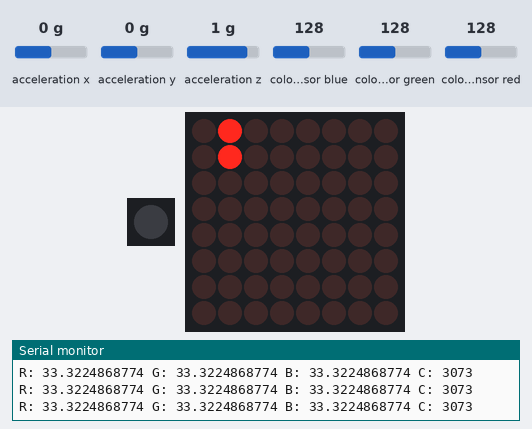
This sketch was run on a simulated Arduino Uno, built with avr-gcc and run on an emulated ATmega328P. Parts: 1 RGB LEDs in strip order, left to right, 8×8 LED matrix, the last lines printed to the serial monitor. The test bench sets the inputs (shaded band); at power-on: colour sensor blue 128, colour sensor green 128, colour sensor red 128, acceleration x 0 g, acceleration y 0 g, acceleration z 1 g. The strip is taken to match the declared colour order.

Above: at 1.28 s.
1.3 s: colour sensor blue set to 5
At 1.39 s:
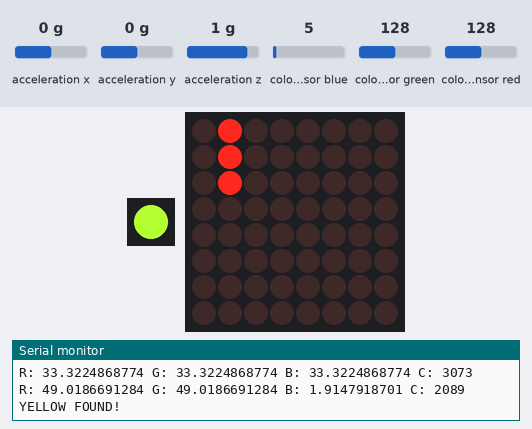
3.1 s: colour sensor green set to 191
At 4.74 s:
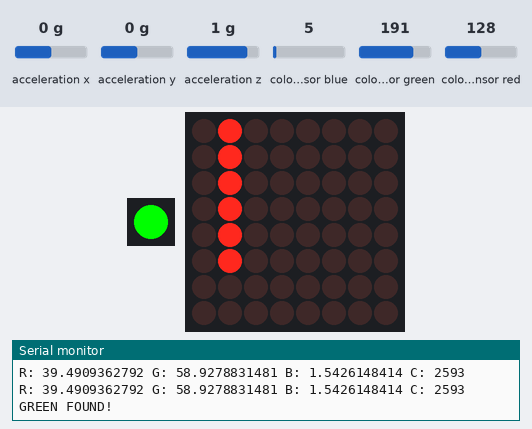
5.1 s: colour sensor blue set to 250
At 5.75 s:
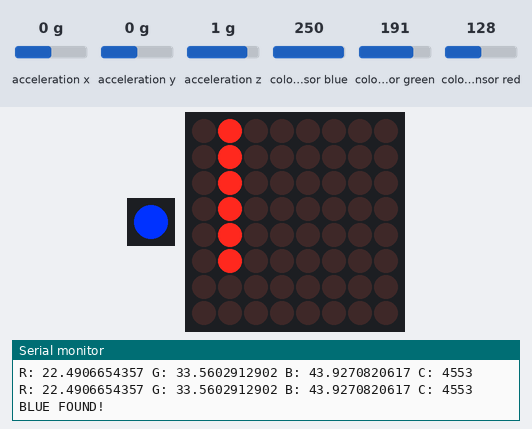
7.1 s: colour sensor red set to 191
At 7.43 s:
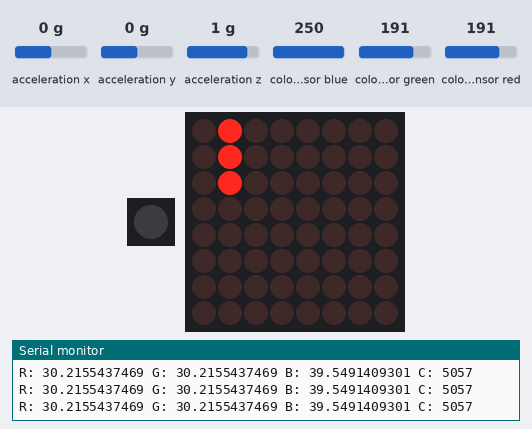
9.2 s: colour sensor red set to 250
At 9.33 s:
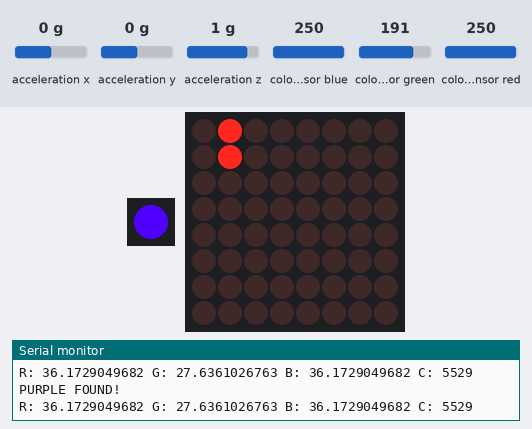
10.7 s: colour sensor blue set to 191
At 11.01 s:
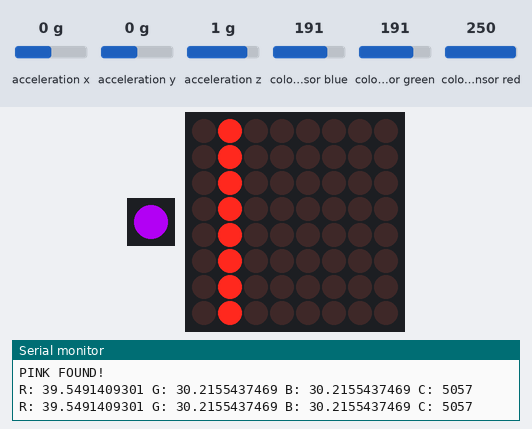
Timing chart, 0 to 13.6 s (numbered marks = the images above; inputs shaded):
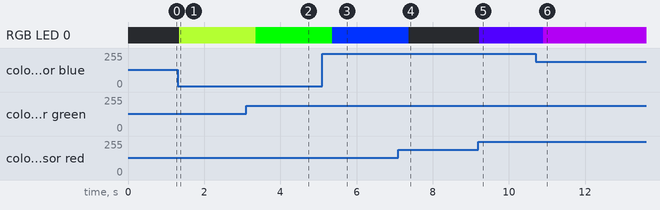

Measured:
- after the input at 1.3 s, the display: changes at once (image 1)
- after the input at 3.1 s, the display: first differs from a run without the input after 0.25 s (image 2 shows a later state)
- after the input at 5.1 s, the display: first differs from a run without the input after 0.26 s (image 3 shows a later state)
- after the input at 7.1 s, the display: first differs from a run without the input after 0.28 s (image 4)

The sketch:

Ethan_Toy_RevB.ino
```cpp
#include <Wire.h>
#include "Adafruit_TCS34725.h"
#include <Adafruit_NeoPixel.h>
#include <Adafruit_LIS3DH.h>
#include <Adafruit_Sensor.h>
#include <LedControl.h>

/* Connect NeoPixel   to digital 4
   Connect SCL        to analog 5
   Connect SDA        to analog 4
   Connect MOSI       to digital 11
   Connect SCK        to digital 13
   Connect SS         to digital 10
*/

//**********************************************
// Initialize color sensor
//**********************************************
Adafruit_TCS34725 tcs = Adafruit_TCS34725(TCS34725_INTEGRATIONTIME_700MS, TCS34725_GAIN_1X);
uint8_t objFound;
uint16_t colorTimer;
#define COLOR_TO 5

//**********************************************
// Initialize neopixel
//**********************************************
#define NEO_PIN   4
#define NUMPIXELS 1
Adafruit_NeoPixel pixels = Adafruit_NeoPixel(NUMPIXELS, NEO_PIN, NEO_RGB + NEO_KHZ800);

//**********************************************
// Initialize audio triggers
//**********************************************
#define AUD_TRIG_BLUE_PIN A0
#define AUD_TRIG_RED_PIN A1
#define AUD_TRIG_GREEN_PIN A2

//**********************************************
// Initialize accelerometer
//**********************************************
Adafruit_LIS3DH lis = Adafruit_LIS3DH();

//**********************************************
// Initialize LED Driver
//**********************************************
#define LED_MOSI_PIN 11
#define LED_SCK_PIN  13
#define LED_SS_PIN   10
LedControl lc=LedControl(LED_MOSI_PIN,LED_SCK_PIN,LED_SS_PIN,1);
uint8_t ledCnt,ledDly;

void setup(void) {

  //**********************************************
  // Setup serial port
  //**********************************************
  Serial.begin(115200);

  //**********************************************
  // Setup color sensor
  //**********************************************
  if (tcs.begin()) {
    Serial.println("Found sensor");
  } else {
    Serial.println("No TCS34725 found ... check your connections");
    while (1);
  }
  objFound = 0;
  colorTimer = COLOR_TO;

  //**********************************************
  // Setup neopixel
  //**********************************************
  pixels.begin(); // This initializes the NeoPixel library.

  //**********************************************
  // Setup audio triggers
  //**********************************************
  pinMode(AUD_TRIG_BLUE_PIN, OUTPUT);
  digitalWrite(AUD_TRIG_BLUE_PIN, HIGH);
  pinMode(AUD_TRIG_RED_PIN, OUTPUT);
  digitalWrite(AUD_TRIG_RED_PIN, HIGH);
  pinMode(AUD_TRIG_GREEN_PIN, OUTPUT);
  digitalWrite(AUD_TRIG_GREEN_PIN, HIGH);

  //**********************************************
  // Setup accelerometer
  //**********************************************
  if (! lis.begin(0x18)) {   // change this to 0x19 for alternative i2c address
    Serial.println("Couldnt start");
    while (1);
  }
  Serial.println("LIS3DH found!");
  lis.setRange(LIS3DH_RANGE_4_G);   // 2, 4, 8 or 16 G!

  //**********************************************
  // Setup LED Driver
  //**********************************************
  /*
   The MAX72XX is in power-saving mode on startup,
   we have to do a wakeup call
   */
  lc.shutdown(0,false);
  /* Set the brightness to a medium values */
  lc.setIntensity(0,8);
  /* and clear the display */
  lc.clearDisplay(0);
  ledCnt = 0;
  ledDly = 0;
}

void loop(void) {

  //**********************************************
  // Get color sensor data
  //**********************************************
  uint16_t r, g, b, c, colorTemp, lux;
  double rPer,gPer,bPer,rgbTot;

  tcs.getRawData(&r, &g, &b, &c);
  colorTemp = tcs.calculateColorTemperature(r, g, b);
  lux = tcs.calculateLux(r, g, b);

  rgbTot = double(r + b + g + 1);
  rPer = r/rgbTot*100.0;
  gPer = g/rgbTot*100.0;
  bPer = b/rgbTot*100.0;

  //Serial.print("Color Temp: "); Serial.print(colorTemp, DEC); Serial.print(" K - ");
  //Serial.print("Lux: "); Serial.print(lux, DEC); Serial.print(" - ");
  Serial.print("R: "); Serial.print(rPer, DEC); Serial.print(" ");
  Serial.print("G: "); Serial.print(gPer, DEC); Serial.print(" ");
  Serial.print("B: "); Serial.print(bPer, DEC); Serial.print(" ");
  Serial.print("C: "); Serial.print(c, DEC); Serial.print(" ");
  Serial.println(" ");

  //**********************************************
  // Update Neopixel color and trigger audio
  //**********************************************
  if (colorTimer == COLOR_TO) {
    // Object Present
    if (c > 1500) {
      if (objFound = 1) {
        ///// MOSTLY RED...options are RED, PINK, ORANGE /////
        // RED (high red, low and equal blue and green)
        if ((rPer > 55) & (abs(gPer-bPer)<=1.0)) {
          pixels.setPixelColor(0, pixels.Color(255,20,20));
          digitalWrite(AUD_TRIG_RED_PIN, LOW);
          colorTimer = 0;
          Serial.println("RED FOUND!");
        // ORANGE (high red, green slightly higher than blue)
        } else if ((rPer > 55) & (gPer > bPer) & (gPer < bPer+5)) {
          pixels.setPixelColor(0, pixels.Color(255,127,0));
          //digitalWrite(AUD_TRIG_RED_PIN, LOW);
          colorTimer = 0;
          Serial.println("ORANGE FOUND!");
        // YELLOW
        } else if ((rPer > 40) & (gPer > 35)) {
          pixels.setPixelColor(0, pixels.Color(180,255,50));
          //digitalWrite(AUD_TRIG_RED_PIN, LOW);
          colorTimer = 0;
          Serial.println("YELLOW FOUND!");
        // Pink (high red, medium and about equal blue and green)
        } else if ((rPer > 38) & (rPer < 50) & (abs(gPer-bPer)<=1.5)) {
          pixels.setPixelColor(0, pixels.Color(160,0,220));
          //digitalWrite(AUD_TRIG_RED_PIN, LOW);
          colorTimer = 0;
          Serial.println("PINK FOUND!");
        // BLUE
        } else if (bPer > 40) {
          pixels.setPixelColor(0, pixels.Color(0,50,255));
          digitalWrite(AUD_TRIG_BLUE_PIN, LOW);
          colorTimer = 0;
          Serial.println("BLUE FOUND!");
        // PURPLE (medium red and blue)
        } else if ((rPer > 34) & (bPer > 34)) {
          pixels.setPixelColor(0, pixels.Color(80,0,255));
          //digitalWrite(AUD_TRIG_BLUE_PIN, LOW);
          colorTimer = 0;
          Serial.println("PURPLE FOUND!");
        // GREEN
        } else if (gPer > 40) {
          pixels.setPixelColor(0, pixels.Color(0,255,0));
          digitalWrite(AUD_TRIG_GREEN_PIN, LOW);
          colorTimer = 0;
          Serial.println("GREEN FOUND!");
        // UNKNOWN COLOR
        } else {
          pixels.setPixelColor(0, pixels.Color(0,0,0));
          digitalWrite(AUD_TRIG_BLUE_PIN, HIGH);
          digitalWrite(AUD_TRIG_RED_PIN, HIGH);
          digitalWrite(AUD_TRIG_GREEN_PIN, HIGH);
        }
      } else {
        objFound = 1;
      }
    } else {
      objFound = 0;
      pixels.setPixelColor(0, pixels.Color(0,0,0));
      digitalWrite(AUD_TRIG_BLUE_PIN, HIGH);
      digitalWrite(AUD_TRIG_RED_PIN, HIGH);
      digitalWrite(AUD_TRIG_GREEN_PIN, HIGH);
    }
  } else {
    colorTimer += 1;
  }
  pixels.show(); // This sends the updated pixel color to the hardware.

  //**********************************************
  // Get accelerometer data
  //**********************************************
  lis.read();      // get X Y and Z data at once
  // Then print out the raw data
  /*Serial.print("X:  "); Serial.print(lis.x);
  Serial.print("  \tY:  "); Serial.print(lis.y);
  Serial.print("  \tZ:  "); Serial.print(lis.z);
  Serial.println();*/

  //**********************************************
  // Set LED bar graphs
  //**********************************************
  //switch on the led in the 3'rd row 8'th column
  //and remember that indices start at 0!
  if (ledDly == 1) {
    if (ledCnt == 8) {
      ledCnt = 0;
      lc.setLed(0,0,1,false);
      lc.setLed(0,1,1,false);
      lc.setLed(0,2,1,false);
      lc.setLed(0,3,1,false);
      lc.setLed(0,4,1,false);
      lc.setLed(0,5,1,false);
      lc.setLed(0,6,1,false);
      lc.setLed(0,7,1,false);
    } else {
      lc.setLed(0,ledCnt,1,true);
      ledCnt = ledCnt + 1;
    }
    ledDly = 0;
  } else {
    ledDly = ledDly + 1;
  }

}
```
